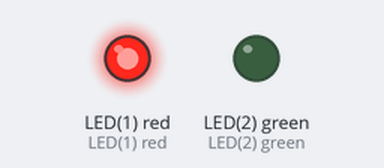
This program was run on a simulated pyboard running MicroPython. Parts: output pins drawn as LEDs (lit = HIGH). A WiFi scan finds one network, HomeNet.

Above: at 0.1 s.
Timing chart, 0 to 1.6 s (numbered marks = the images above):
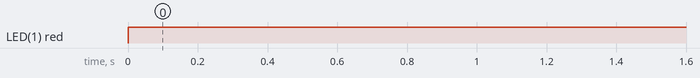

Measured:
- by itself, LED(1) red: LOW → HIGH at 0.00 s

The program:

main.py
```python
# main.py -- put your code here!
import network, time
from pyb import LED
from pyb import Timer

# network setup
wl = network.WLAN()

# timer setup
tim = pyb.Timer(4, freq=2)  # create a timer object using timer 4, trigger at 2Hz

# LED setup
red_led = LED(1)
red_led.on() # initialize red to on
grn_led = LED(2)

def check_wifi_connection():
  if wl.isconnected():
    red_led.off()
    grn_led.on()
  else:
    grn_led.off()
    red_led.on()


# timer callback setup
tim.callback(lambda t: check_wifi_connection())

wl.active(1)            # bring up the interface
wl.config('mac')        # get the MAC address
wl.config(antenna=0)    # select antenna, 0=chip, 1=external
wl.scan()               # scan for access points, returning a list
# connect to an access point
# wl.connect('ssid', 'passwd') // do this from the console when logged in for now
```

boot.py
```python
# boot.py -- run on boot-up
# can run arbitrary Python, but best to keep it minimal

import machine
import pyb
pyb.country('US') # ISO 3166-1 Alpha-2 code, eg US, GB, DE, AU
#pyb.main('main.py') # main script to run after this one
#pyb.usb_mode('VCP+MSC') # act as a serial and a storage device
#pyb.usb_mode('VCP+HID') # act as a serial device and a mouse
import webrepl
webrepl.start()
```
